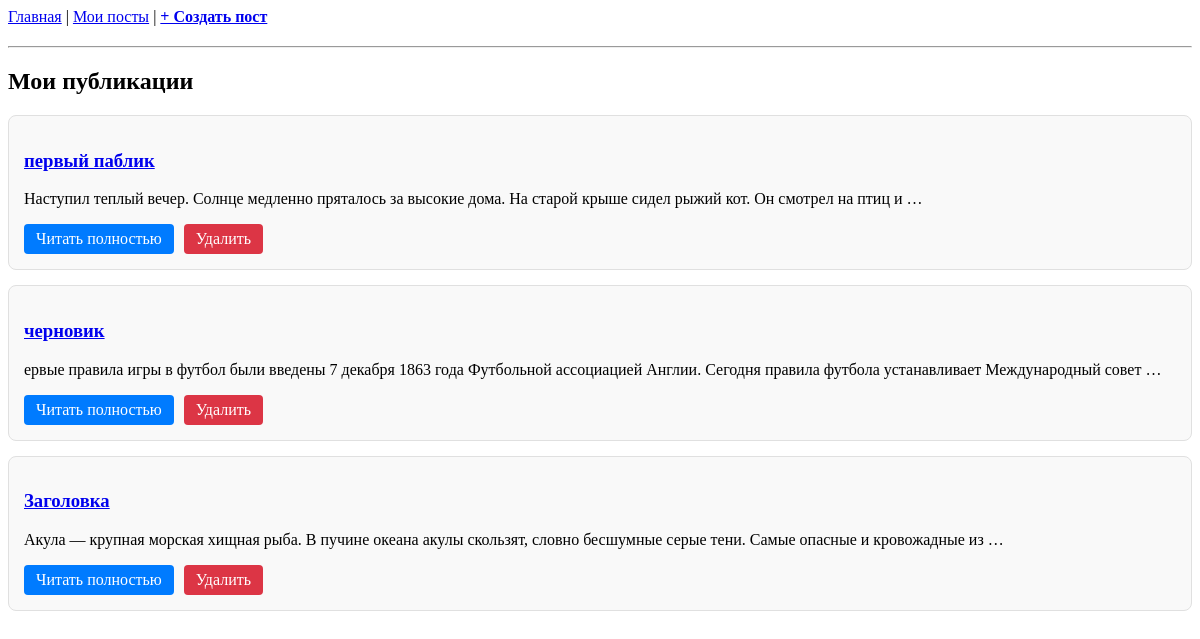
Before: /my-posts/ (signed in) with the older database file.
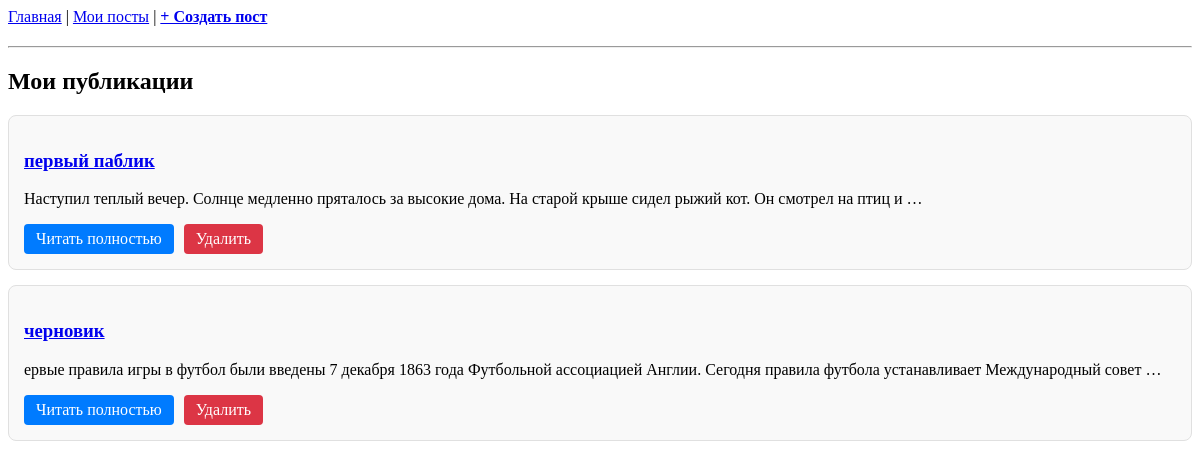
After: the same page with the newer database file.
### posts/models.py (models this page shows, shortened)
class Post(models.Model):
    author = models.ForeignKey(
        User,
        on_delete=models.CASCADE,
        related_name='posts',
        verbose_name='Автор'
    )
    title = models.CharField(max_length=255)
    text = models.TextField()
    is_published = models.BooleanField(default=True)

### posts/views.py (the view)
# urls.py: path('my-posts/', my_posts, name='my_posts'),
@login_required
def my_posts(request):
    posts = Post.objects.filter(author=request.user)
    return render(request, "my_posts.html", {"posts": posts})

### templates/my_posts.html
{% extends 'base.html' %}
{% block main %}
<h2>Мои публикации</h2>
<div style="display: flex; flex-direction: column; gap: 15px;">
    {% for post in posts %}
        <div style="
            border: 1px solid #e0e0e0;
            padding: 15px;
            border-radius: 8px;
            background: #f9f9f9;
        ">
            <h3>
                <a href="{% url 'post_detail' post.pk %}">
                    {{ post.title }}
                </a>
            </h3>
            <p>
                {{ post.text|truncatewords:20 }}
            </p>
            <div style="display: flex; gap: 10px; margin-top: 10px;">
                <a
                    href="{% url 'post_detail' post.pk %}"
                    style="
                        padding: 6px 12px;
                        background: #007bff;
                        color: white;
                        border-radius: 4px;
                        text-decoration: none;
                    "
                >
                    Читать полностью
                </a>
                <a
                    href="{% url 'post_delete' post.pk %}"
                    style="
                        padding: 6px 12px;
                        background: #dc3545;
                        color: white;
                        border-radius: 4px;
                        text-decoration: none;
                    "
                >
                    Удалить
                </a>
            </div>
        </div>
    {% empty %}
        <p>У вас пока нет созданных постов.</p>
    {% endfor %}
</div>
{% endblock %}

Changed rows visible on the page:
removed Post: title "Заголовка", text "Акула — крупная морская хищная рыба. В пучине океана акулы скользят, словно бесшумные серые тени. Самые опасные и кровожадные из …"
